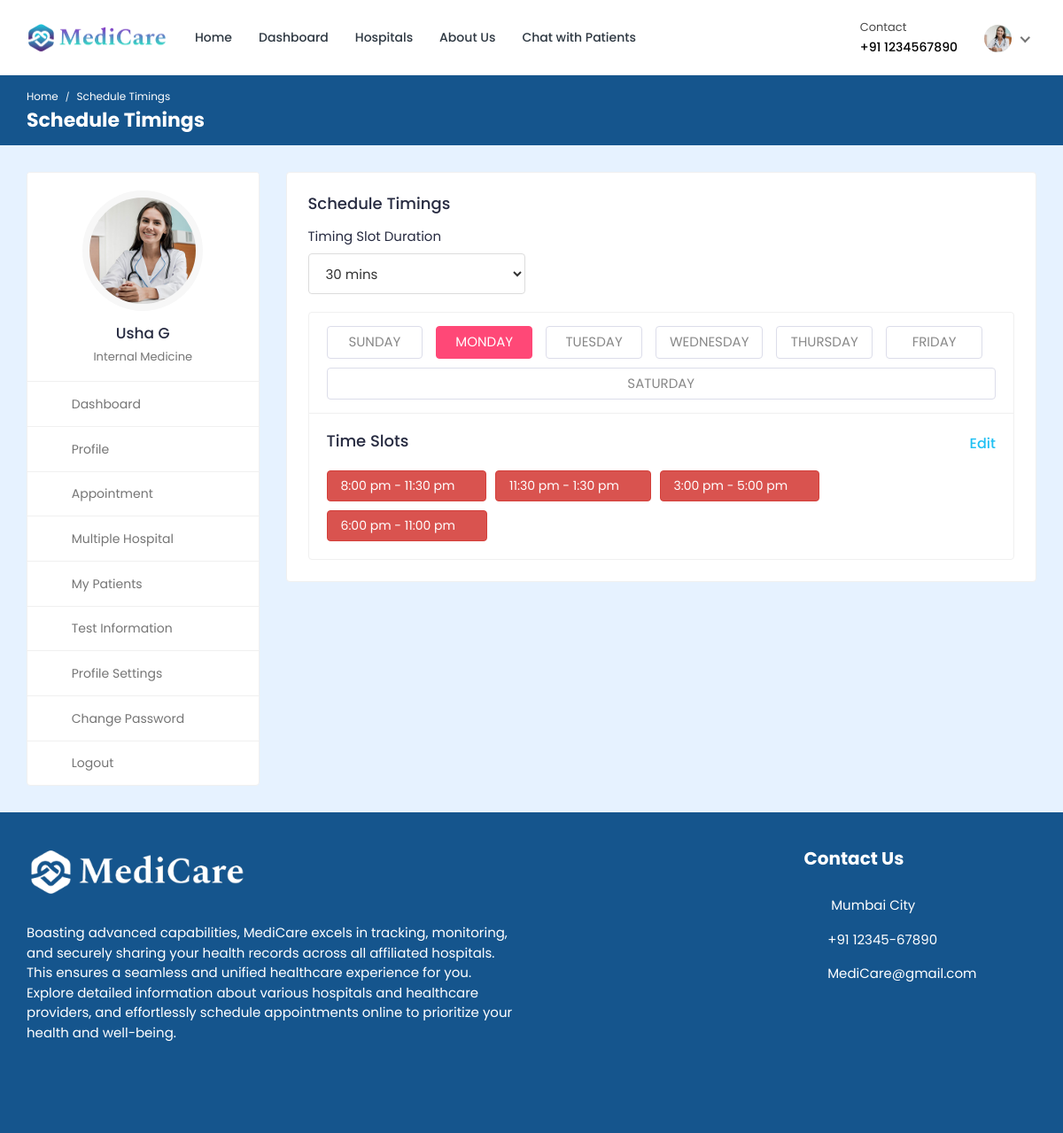
The app's page /doctor/schedule-timings/ (signed in) with its own data.
### doctor/models.py (models this page shows, shortened)
class Doctor_Information(models.Model):
    DOCTOR_TYPE = (
        ('Cardiologists', 'Cardiologists'),
        ('Neurologists', 'Neurologists'),
        ('Pediatricians', 'Pediatricians'),
        ('Physiatrists', 'Physiatrists'),
        ('Dermatologists', 'Dermatologists'),
    )
    doctor_id = models.AutoField(primary_key=True)
    user = models.OneToOneField(User, on_delete=models.CASCADE, null=True, blank=True, related_name='profile')
    name = models.CharField(max_length=200, null=True, blank=True)
    username = models.CharField(max_length=200, null=True, blank=True)
    gender = models.CharField(max_length=200, null=True, blank=True)
    description = models.TextField(max_length=1000, null=True, blank=True)
    department = models.CharField(max_length=200, choices=DOCTOR_TYPE, null=True, blank=True)
    department_name = models.ForeignKey(hospital_department, on_delete=models.SET_NULL, null=True, blank=True)
    specialization = models.ForeignKey(specialization, on_delete=models.SET_NULL, null=True, blank=True)
    featured_image = models.ImageField(upload_to='doctors/', default='doctors/user-default.png', null=True, blank=True)
    certificate_image = models.ImageField(upload_to='doctors_certificate/', default='doctors_certificate/default.png', null=True, blank=True)
    email = models.EmailField(max_length=200, null=True, blank=True)
    phone_number = models.CharField(max_length=200, null=True, blank=True)
    nid = models.CharField(max_length=200, null=True, blank=True)
    visiting_hour = models.CharField(max_length=200, null=True, blank=True)
    consultation_fee = models.IntegerField(null=True, blank=True)
    report_fee = models.IntegerField(null=True, blank=True)
    dob = models.CharField(max_length=200, null=True, blank=True)
    institute = models.CharField(max_length=200, null=True, blank=True)
    degree = models.CharField(max_length=200, null=True, blank=True)
    completion_year = models.CharField(max_length=200, null=True, blank=True)
    work_place = models.CharField(max_length=200, null=True, blank=True)
    designation = models.CharField(max_length=200, null=True, blank=True)
    start_year = models.CharField(max_length=200, null=True, blank=True)
    end_year = models.CharField(max_length=200, null=True, blank=True)
    register_status =  models.CharField(max_length=200, null=True, blank=True)
    hospital_name = models.ForeignKey(Hospital_Information, on_delete=models.SET_NULL, null=True, blank=True)

### hospital_admin/models.py (models this page shows, shortened)
class specialization(models.Model):
    specialization_id = models.AutoField(primary_key=True)
    specialization_name = models.CharField(max_length=200, null=True, blank=True)
    hospital = models.ForeignKey(Hospital_Information, on_delete=models.CASCADE, null=True, blank=True)

### doctor/views.py (the view)
# urls.py: path('schedule-timings/', views.schedule_timings, name='schedule-timings'),
@csrf_exempt
@login_required(login_url="doctor-login")
def schedule_timings(request):
    doctor = Doctor_Information.objects.get(user=request.user)
    context = {'doctor': doctor}
    return render(request, 'schedule-timings.html', context)

### templates/schedule-timings.html (shortened to what this page needs)
{% load static %}
<!DOCTYPE html>
<html lang="en">
<head>
  <link rel="stylesheet" href="{% static 'HealthStack-System/css/Normal/bootstrap.min.css' %}" />
  <link rel="stylesheet" href="{% static 'HealthStack-System/plugins/Normal/fontawesome/css/fontawesome.min.css' %}" />
  <link rel="stylesheet" href="{% static 'HealthStack-System/plugins/Normal/fontawesome/css/all.min.css' %}" />
  <link rel="stylesheet" href="{% static 'HealthStack-System/plugins/Normal/select2/css/select2.min.css' %}" />
  <link rel="stylesheet" href="{% static 'HealthStack-System/css/Normal/style.css' %}" />
</head>
<body>
  <div class="main-wrapper">
    <header class="header">{% include 'doctor-navbar.html' %}</header>
    <div class="breadcrumb-bar">
      <div class="container-fluid">
        <div class="row align-items-center">
          <div class="col-md-12 col-12">
            <nav aria-label="breadcrumb" class="page-breadcrumb">
              <ol class="breadcrumb">
                <li class="breadcrumb-item">
                  <a href="index-2.html">Home</a>
                </li>
                <li class="breadcrumb-item active" aria-current="page">Schedule Timings</li>
              </ol>
            </nav>
            <h2 class="breadcrumb-title">Schedule Timings</h2>
          </div>
        </div>
      </div>
    </div>
    <div class="content">
      <div class="container-fluid">
        <div class="row">
          <div class="col-md-5 col-lg-4 col-xl-3 theiaStickySidebar">
            <div>{% include 'doctor-sidebar.html' %}</div>
          </div>
          <div class="col-md-7 col-lg-8 col-xl-9">
            <div class="row">
              <div class="col-sm-12">
                <div class="card">
                  <div class="card-body">
                    <h4 class="card-title">Schedule Timings</h4>
                    <div class="profile-box">
                      <div class="row">
                        <div class="col-lg-4">
                          <div class="form-group">
                            <label>Timing Slot Duration</label>
                            <select class="select form-control">
                              <option selected="selected">30 mins</option>
                            </select>
                          </div>
                        </div>
                      </div>
                      <div class="row">
                        <div class="col-md-12">
                          <div class="card schedule-widget mb-0">
                            <div class="schedule-header">
                              <div class="schedule-nav">
                                <ul class="nav nav-tabs nav-justified">
                                  <li class="nav-item">
                                    <a class="nav-link" data-toggle="tab" href="#slot_sunday">Sunday</a>
                                  </li>
                                  <li class="nav-item">
                                    <a class="nav-link active" data-toggle="tab" href="#slot_monday">Monday</a>
                                  </li>
                                  <li class="nav-item">
                                    <a class="nav-link" data-toggle="tab" href="#slot_tuesday">Tuesday</a>
                                  </li>
                                  <li class="nav-item">
                                    <a class="nav-link" data-toggle="tab" href="#slot_wednesday">Wednesday</a>
                                  </li>
                                  <li class="nav-item">
                                    <a class="nav-link" data-toggle="tab" href="#slot_thursday">Thursday</a>
                                  </li>
                                  <li class="nav-item">
                                    <a class="nav-link" data-toggle="tab" href="#slot_friday">Friday</a>
                                  </li>
                                  <li class="nav-item">
                                    <a class="nav-link" data-toggle="tab" href="#slot_saturday">Saturday</a>
                                  </li>
                                </ul>
                              </div>
                            </div>
                            <div class="tab-content schedule-cont">
                              <div id="slot_monday" class="tab-pane fade show active">
                                <h4 class="card-title d-flex justify-content-between">
                                  <span>Time Slots</span>
                                  <a class="edit-link" data-toggle="modal" href="#edit_time_slot">
                                    <i class="fa fa-edit mr-1"></i> Edit</a>
                                </h4>
                                <div class="doc-times">
                                  <div class="doc-slot-list">
                                    8:00 pm - 11:30 pm
                                    <a href="javascript:void(0)" class="delete_schedule">
                                      <i class="fa fa-times"></i>
                                    </a>
                                  </div>
                                  <div class="doc-slot-list">
                                    11:30 pm - 1:30 pm
                                    <a href="javascript:void(0)" class="delete_schedule">
                                      <i class="fa fa-times"></i>
                                    </a>
                                  </div>
                                  <div class="doc-slot-list">
                                    3:00 pm - 5:00 pm
                                    <a href="javascript:void(0)" class="delete_schedule">
                                      <i class="fa fa-times"></i>
                                    </a>
                                  </div>
                                  <div class="doc-slot-list">
                                    6:00 pm - 11:00 pm
                                    <a href="javascript:void(0)" class="delete_schedule">
                                      <i class="fa fa-times"></i>
                                    </a>
                                  </div>
                                </div>
                              </div>
                            </div>
                          </div>
                        </div>
                      </div>
                    </div>
                  </div>
                </div>
              </div>
            </div>
          </div>
        </div>
      </div>
    </div>
    {% include 'footer.html' %}
  </div>
</body>
</html>

### templates/doctor-navbar.html (shortened to what this page needs)
{% load static %}
<nav class="navbar navbar-expand-lg header-nav">
  <div class="navbar-header">
    <a href="{% url 'hospital_home'%}" class="navbar-brand logo">
      <img src="{% static 'HealthStack-System/images/Normal/logo1.png' %}" class="img-fluid" alt="Logo" />
    </a>
  </div>
  <div class="main-menu-wrapper">
    <ul class="main-nav">
      <li>
        <a href="{% url 'hospital_home'%}">Home</a>
      </li>
      <li>
        <a href="{% url 'doctor-dashboard'%}">Dashboard</a>
      </li>
      <li>
        <a href="{% url 'multiple-hospital' %}" style="text-decoration: none;">Hospitals</a>
      </li>
      <li>
        <a href="{% url 'about-us'%}">About Us</a>
      </li>
      <li>
        <a href="{% url 'chat-home' pk=user.id %}">Chat with Patients</a>
      </li>
    </ul>
  </div>
  <ul class="nav header-navbar-rht">
    <li class="nav-item contact-item">
      <div class="header-contact-img">
        <i class="far fa-hospital"></i>
      </div>
      <div class="header-contact-detail">
        <p class="contact-header">Contact</p>
        <p class="contact-info-header">+91 {{doctor.phone_number}}</p>
      </div>
    </li>
    <li class="nav-item dropdown has-arrow logged-item">
      <a href="#" class="dropdown-toggle nav-link" data-toggle="dropdown">
        <span class="user-img">
          <img class="rounded-circle" src="{{ doctor.featured_image.url }}" width="31" alt="Darren Elder" />
        </span>
      </a>
    </li>
  </ul>
</nav>

### templates/doctor-sidebar.html
{% load static %}
<div class="profile-sidebar">
  <div class="widget-profile pro-widget-content">
    <div class="profile-info-widget">
      <a href="#" class="booking-doc-img">
        <img src="{{ doctor.featured_image.url }}" alt="User Image" />
      </a>
      <div class="profile-det-info">
        <h3>{{ doctor.name }}</h3>
        <div class="patient-details">
          <h5 class="mb-0">{{doctor.specialization.specialization_name}}</h5>
        </div>
      </div>
    </div>
  </div>
  <div class="dashboard-widget">
    <nav class="dashboard-menu sidebar">
      <ul>
        <li>
          <a href="{% url 'doctor-dashboard' %}">
            <i class="fas fa-columns"></i>
            <span>Dashboard</span>
          </a>
        </li>
        <li>
          <a href="{% url 'doctor-profile' pk=doctor.doctor_id %}">
            <i class="fas fa-user"></i>
            <span>Profile</span>
          </a>
        </li>
        <li>
          <a href="{% url 'appointments'%}">
            <i class="fas fa-user-circle"></i>
            <span>Appointment</span>
          </a>
        </li>
        <li>
          <a href="{% url 'multiple-hospital' %}">
            <i class="fas fa-hospital"></i>
            <span>Multiple Hospital</span>
          </a>
        </li>
        <li>
          <a href="{% url 'my-patients' %}">
            <i class="fas fa-user-injured"></i>
            <span>My Patients</span>
          </a>
        </li>
        <li>
          <a href="{% url 'doctor-test-list'%}">
            <i class="fas fa-hourglass-start"></i>
            <span>Test Information</span>
          </a>
        </li>
        <li>
          <a href="{% url 'doctor-profile-settings' %}">
            <i class="fas fa-user-cog"></i>
            <span>Profile Settings</span>
          </a>
        </li>
        <li>
          <a href="{% url 'doctor-change-password' pk=user.id%}">
            <i class="fas fa-lock"></i>
            <span>Change Password</span>
          </a>
        </li>
        <li>
          <a href="{% url 'doctor-logout'%}">
            <i class="fas fa-sign-out-alt"></i>
            <span>Logout</span>
          </a>
        </li>
      </ul>
    </nav>
  </div>
</div>

### records on screen
Doctor_Information: phone_number "1234567890", featured_image (picture), name "Usha G", specialization.specialization_name "Internal Medicine"
